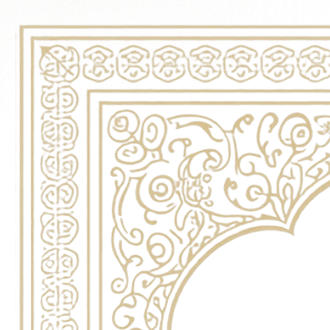
#> input picture src/assets/orn-corner.webp, 330 x 330 px
$ python build-og.py
#> lines starting #> are read from the running program, lines starting #| are printed output that depends on the picture
#!/usr/bin/env python3
"""Builds the link-preview image at public/assets/og-card.jpg.

og:image used to point at card-print.png — a 2.1 MB portrait scan. WhatsApp, which is how this
invitation actually travels, drops previews well before that size and crops to landscape, so most
guests were seeing a bare link. This draws a 1200x630 card in the same palette and the same faces
as the site, and keeps it under 200 KB.

Run with `npm run og`. Needs pillow + fonttools; the output is committed.
"""
import io
import os
from PIL import Image, ImageDraw, ImageFont
from fontTools.ttLib import TTFont

ROOT = os.path.dirname(os.path.dirname(os.path.abspath(__file__)))
OUT = os.path.join(ROOT, "public/assets/og-card.jpg")
W, H = 1200, 630

WINE_IN = (109, 22, 39)
WINE_OUT = (26, 6, 14)
GOLD = (233, 200, 126)
GOLD_PALE = (247, 227, 181)
CHALK = (247, 239, 225)
GOLD_L = (196, 158, 92)        # --gold-l, the small caps and kickers
# the words the band on the card carries — i18n.js `maskHint`, upper-cased as the kickers are
MASK_HINT = "SCRATCH THE HEART TO FIND OUT THE DATE"


def face(pkg, name, size):
    """@fontsource ships woff2; PIL wants a real sfnt, so unpack it on the way through."""
    src = os.path.join(ROOT, "node_modules/@fontsource", pkg, "files", name)
    buf = io.BytesIO()
    TTFont(src).save(buf)
    buf.seek(0)
    return ImageFont.truetype(buf, size)


def backdrop():
    """The same radial wine wash the sections use, drawn small and scaled up so it stays smooth."""
    sw, sh = 240, 126
    small = Image.new("RGB", (sw, sh))
#> small: PIL image 240x126 RGB; every value is 0
    px = small.load()
    cx, cy = sw * 0.5, sh * 0.08
    far = ((sw * 0.75) ** 2 + (sh * 1.05) ** 2) ** 0.5
    for y in range(sh):
        for x in range(sw):
            d = min(1.0, (((x - cx) ** 2 + (y - cy) ** 2) ** 0.5) / far)
            e = d ** 0.72
            px[x, y] = tuple(round(a + (b - a) * e) for a, b in zip(WINE_IN, WINE_OUT))
    return small.resize((W, H), Image.LANCZOS)
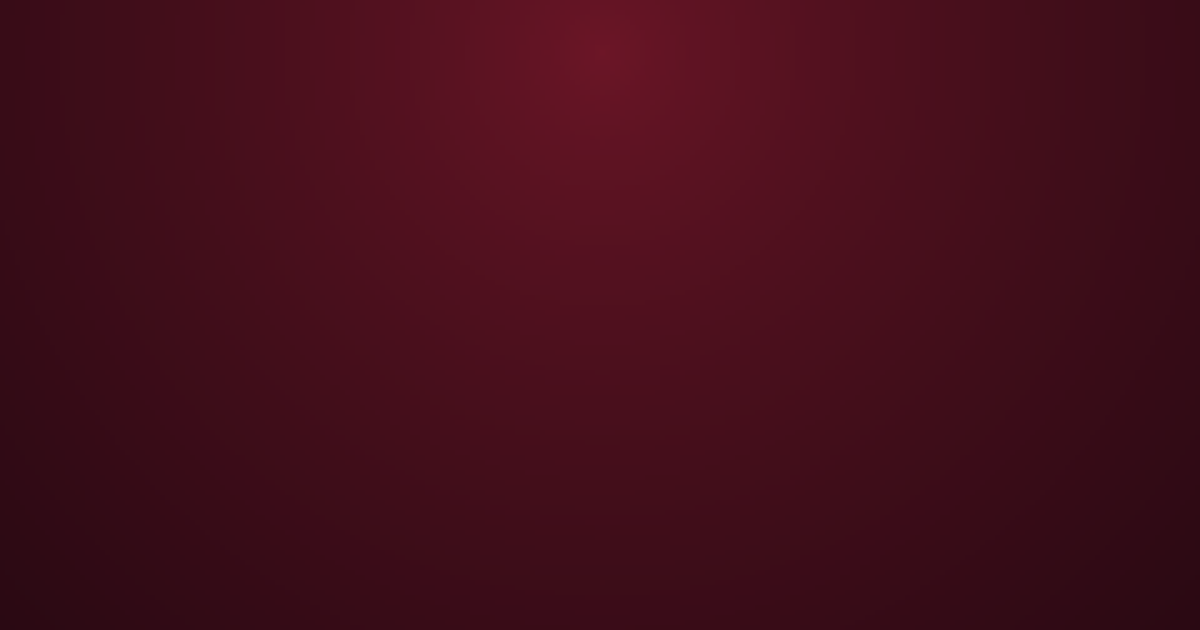
#> returned value: PIL image 1200x630 RGB; mean R, G, B 67.5, 14, 26.5


def tracked(d, x, y, text, font, fill, tracking):
    """Letter-spacing, which PIL has no notion of — laid out a glyph at a time."""
    for c in text:
        d.text((x, y), c, font=font, fill=fill)
        x += d.textlength(c, font=font) + tracking


def tracked_width(d, text, font, tracking):
    return sum(d.textlength(c, font=font) for c in text) + tracking * (len(text) - 1)


def centred(d, y, text, font, fill, tracking=0):
    if tracking:
        tracked(d, (W - tracked_width(d, text, font, tracking)) / 2, y, text, font, fill, tracking)
        return
    d.text((W / 2, y), text, font=font, fill=fill, anchor="ma")


img = backdrop()
draw = ImageDraw.Draw(img)

# the ornament cut from the card artwork, so the preview and the site share an edge
orn = Image.open(os.path.join(ROOT, "src/assets/orn-corner.webp")).convert("RGBA")
#> orn is the input picture: PIL image 330x330 RGBA; mean R, G, B, A 156.5, 130, 76.3, 32.9
orn = orn.resize((232, 232), Image.LANCZOS)
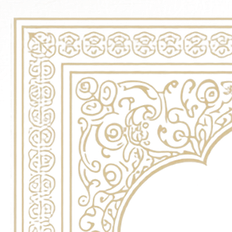
#> orn: PIL image 232x232 RGBA; mean R, G, B, A 100.2, 76.5, 39.9, 33.5; transparent parts drawn white
# feather the inner edges so the ornament dissolves into the wash instead of ending on a seam
alpha = orn.getchannel("A").point(lambda a: int(a * 0.5))
fade = Image.new("L", alpha.size, 255)
#> fade: PIL image 232x232 L; every value is 255
fd = fade.load()
FEATHER = 96
for y in range(alpha.size[1]):
    fy = min(1.0, (alpha.size[1] - y) / FEATHER)
    for x in range(alpha.size[0]):
        fx = min(1.0, (alpha.size[0] - x) / FEATHER)
        fd[x, y] = int(255 * min(fx, fy))
alpha = Image.frombytes("L", alpha.size, bytes(
    (a * f) // 255 for a, f in zip(alpha.tobytes(), fade.tobytes())))
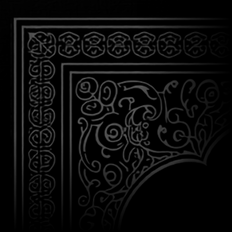
#> alpha: PIL image 232x232 L; min 0, max 95, mean 11.3
faded = orn.copy()
faded.putalpha(alpha)
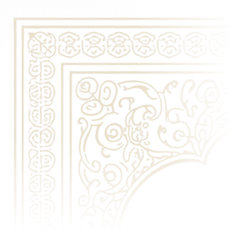
#> faded: PIL image 232x232 RGBA; mean R, G, B, A 100.2, 76.5, 39.9, 11.3; transparent parts drawn white
img.paste(faded, (0, 0), faded)
tr = faded.transpose(Image.FLIP_LEFT_RIGHT)
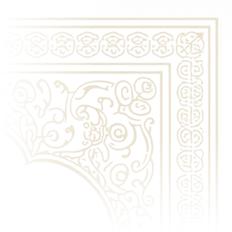
#> tr: PIL image 232x232 RGBA; mean R, G, B, A 100.2, 76.5, 39.9, 11.3; transparent parts drawn white
img.paste(tr, (W - 232, 0), tr)
bl = faded.transpose(Image.FLIP_TOP_BOTTOM)
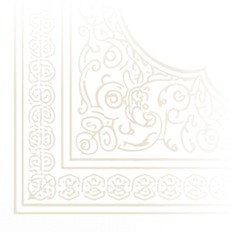
#> bl: PIL image 232x232 RGBA; mean R, G, B, A 100.2, 76.5, 39.9, 11.3; transparent parts drawn white
img.paste(bl, (0, H - 232), bl)
br = faded.transpose(Image.ROTATE_180)
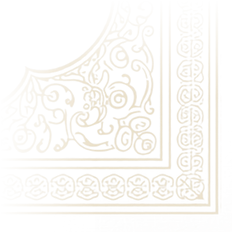
#> br: PIL image 232x232 RGBA; mean R, G, B, A 100.2, 76.5, 39.9, 11.3; transparent parts drawn white
img.paste(br, (W - 232, H - 232), br)

# the gilt double rule
draw.rectangle([34, 34, W - 35, H - 35], outline=GOLD, width=2)
draw.rectangle([44, 44, W - 45, H - 45], outline=(150, 120, 70), width=1)

sc = lambda s: face("cormorant-sc", "cormorant-sc-latin-600-normal.woff2", s)
it = lambda s: face("italianno", "italianno-latin-400-normal.woff2", s)
cg = lambda s: face("cormorant-garamond", "cormorant-garamond-latin-400-normal.woff2", s)
cgi = lambda s: face("cormorant-garamond", "cormorant-garamond-latin-400-italic.woff2", s)

#> (the run stopped early here; a loop or call above may not have finished)
